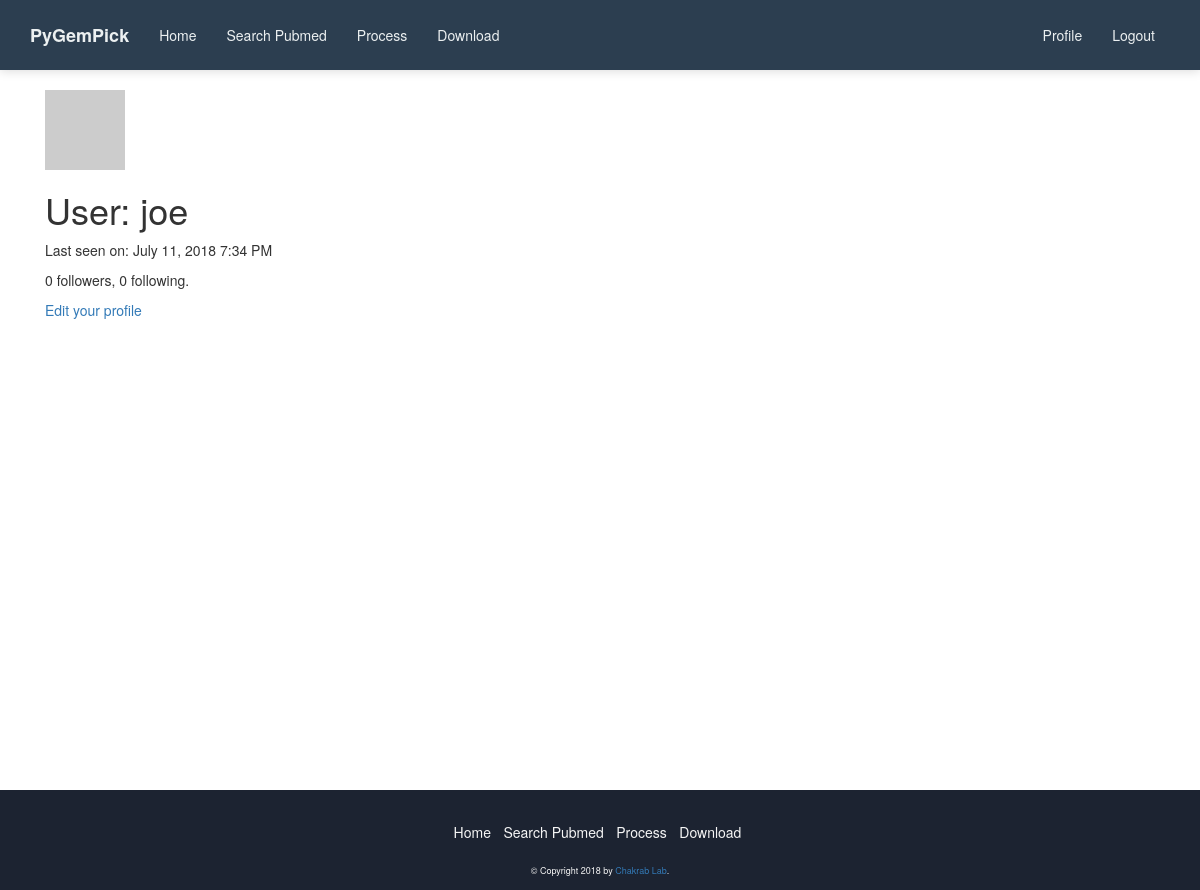
/user/joe (signed in), run on an earlier commit of the app's database.
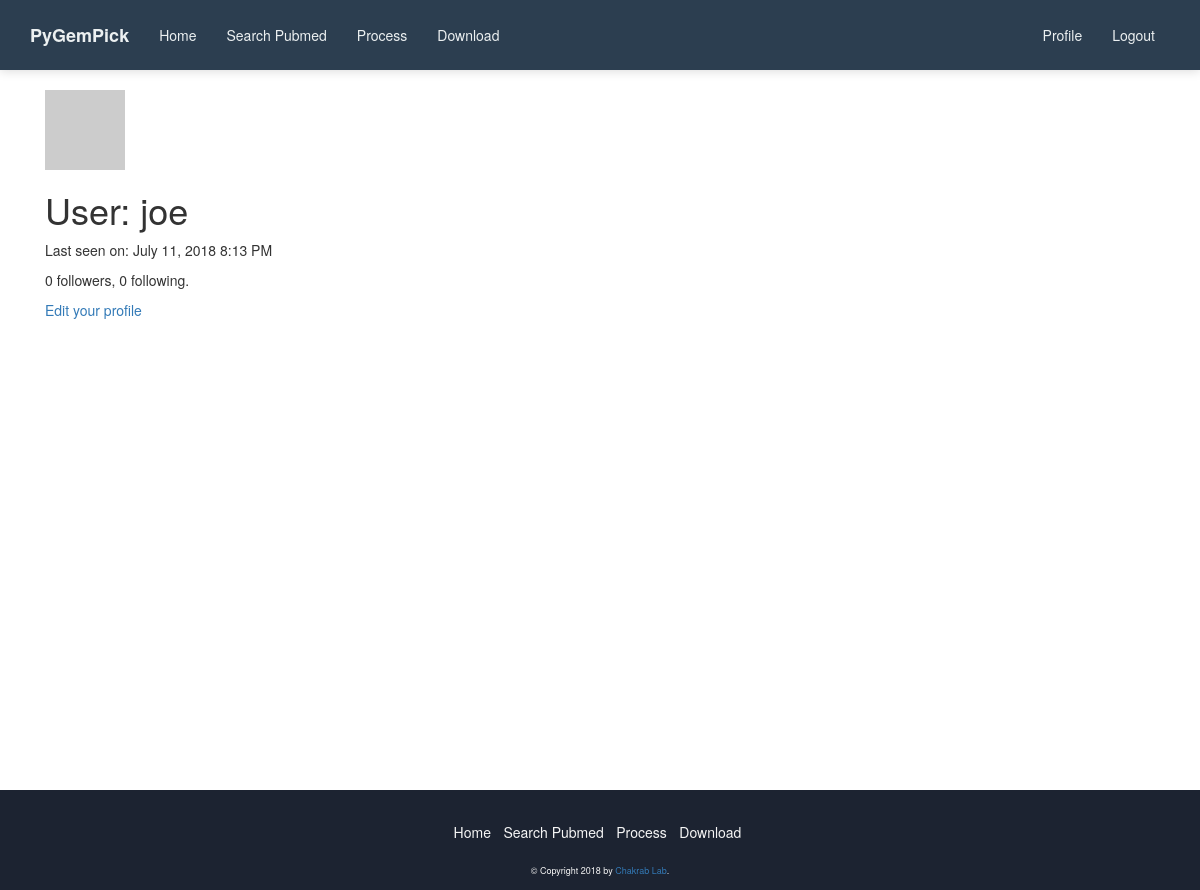
And on a later commit of the database.
### app/models.py (models this page shows, shortened)
class User(UserMixin, db.Model):
    id = db.Column(db.Integer, primary_key = True)
    username = db.Column(db.String(64), index=True, unique=True)
    email = db.Column(db.String(128), index=True, unique = True)
    password_hash = db.Column(db.String(128))
    posts = db.relationship('Post', backref='author', lazy='dynamic')
    zips = db.relationship('Process', backref='author', lazy='dynamic' )
    params = db.relationship('Paramas', backref='author', lazy='dynamic' )
    tasks = db.relationship('Task', backref='user', lazy='dynamic')
    notifications = db.relationship('Notification', backref='user',lazy='dynamic')
    recent_searchs =db.Column(db.String(140))
    about_me = db.Column(db.String(140))
    last_seen = db.Column(db.DateTime, default=datetime.utcnow)
    followed=db.relationship(
            'User', secondary=followers,
            primaryjoin=(followers.c.follower_id == id),
            secondaryjoin=(followers.c.followed_id == id),
            backref=db.backref('followers', lazy='dynamic'), lazy='dynamic')
    def avatar(self, size):
        digest=md5(self.email.lower().encode('utf-8')).hexdigest()
        return 'https://www.gravatar.com/avatar/{}?d=identicon&s={}'.format(
                digest, size)
    def followed_posts(self):
        followed = Post.query.join(
                followers, (followers.c.followed_id == Post.user_id)).filter(
                        followers.c.follower_id == self.id)
        own = Post.query.filter_by(user_id=self.id)
        return followed.union(own).order_by(Post.timestamp.desc())
    def get_tasks_in_progress(self):
        return Task.query.filter_by(user=self, complete=False).all()

### app/main/routes.py (the view)
@bp.route('/user/<username>') #has a dynamic component in it
@login_required
def user(username):
    user = User.query.filter_by(username=username).first_or_404()
    posts = current_user.followed_posts().all()
    return render_template('user.html', user=user, posts=posts)

### app/main/routes.py (called while the page is built)
@bp.before_request
def before_request():
    if current_user.is_authenticated:
        current_user.last_seen = datetime.utcnow()
        db.session.commit()

### app/models.py (called while the page is built)
@login.user_loader
def load_user(id):
    return User.query.get(int(id))

### app/templates/user.html (shortened to what this page needs)
{% extends "base.html" %}
{% block app_content %}
    <div class="container"
    <table class="table table-hover">
        <tr>
            <td width="256px"><img src="{{ user.avatar(256) }}"></td>
            <td> <h1>User: {{ user.username }}</h1>
            {% if user.last_seen %}<p> Last seen on: {{ moment(user.last_seen).format('LLL') }} </p> {% endif %}
            <p>{{ user.followers.count() }} followers, {{ user.followed.count() }} following.</p>
            {% if user == current_user %}
            <p><a href="{{ url_for('main.edit_profile') }}">Edit your profile</a></p>
            {% elif not current_user.is_following(user) %}
            <p><a href="{{ url_for('main.follow', username=user.username) }}">Follow</a></p>
            {% else %}
            <p><a href="{{ url_for('main.unfollow', username=user.username) }}">Unfollow</a></p>
            {% endif %}
            </td>
        </tr>
    </div>
{% endblock %}

### app/templates/base.html (shortened to what this page needs)
{% extends 'bootstrap/base.html' %}
{% block head %}
  <link rel="stylesheet" href="https://cdnjs.cloudflare.com/ajax/libs/font-awesome/4.7.0/css/font-awesome.min.css">
  {{ super() }}
{% endblock %}
{% block navbar %}
    <nav class="navbar navbar-default ">
        <div class="container">
            <div class="navbar-header">
                <a class="navbar-brand" href="{{ url_for('main.index') }}">PyGemPick</a>
            </div>
            <div class="collapse navbar-collapse" id="bs-example-navbar-collapse-1">
                <ul class="nav navbar-nav">
                    {% if current_user.is_anonymous %}
                    <li><a href="{{ url_for('auth.register') }}">Register</a></li>
                    {% else %}
                    <li><a href="{{ url_for('main.index') }}">Home</a></li>
                    <li><a href="{{ url_for('main.pubmed_search') }}">Search Pubmed</a></li>
                    <li><a href="{{ url_for('main.pygempick')}}"> Process</a></li>
                    <li><a href="{{ url_for('main.download')}}"> Download</a></li>
                    {% endif %}
                </ul>
                <ul class="nav navbar-nav navbar-right">
                    {% if current_user.is_anonymous %}
                    <li><a class="btn-success" href="{{ url_for('auth.login') }}">Login</a></li>
                    {% else %}
                    <li><a href="{{ url_for('main.user', username=current_user.username) }}">Profile</a></li>
                    <li><a href="{{ url_for('auth.logout') }}">Logout</a></li>
                    {% endif %}
                </ul>
            </div>
         </div>
         </nav>
{% endblock %}
{% block content %}
    <div class="container wrapper">
        {% block app_content %}{% endblock %}
    </div>
    <div class="push"></div>
    {% block footer %}
    <div id="footer" class="footer font-small unique-color-dark pt-4">
    <div class="container">
      <ul class="list-unstyled list-inline text-center py-2">
      {% if current_user.is_anonymous %}
        <li class="list-inline-item">
          <h5 class="mb-1">Register for free</h5>
        </li>
        <li class="list-inline-item">
          <a href="{{ url_for('auth.register') }}" class="btn btn-outline-white btn-rounded">Sign up!</a>
        </li>
      {% else %}
        <li class="list-inline-item">
          <a href="{{ url_for('main.index') }}"><h5 class="mb-1">Home</h5></a>
        </li>
        <li class="list-inline-item">
          <a href="{{ url_for('main.pubmed_search') }}"><h5 class="mb-1">Search Pubmed</h5></a>
        </li>
        <li class="list-inline-item">
          <a href="{{ url_for('main.pygempick')}}"><h5 class="mb-1"> Process</h5></a>
        </li>
        <li class="list-inline-item">
          <a href="{{ url_for('main.download')}}"><h5 class="mb-1"> Download</h5></a>
        </li>
      {% endif %}
      </ul>
    </div>
    <div class="footer-copyright text-center py-3">&copy; Copyright 2018 by <a href="#">Chakrab Lab</a>.
    </div>
    </div>
{% endblock %}
{% endblock %}

### app/templates/base.html (style rules this page uses)
:root { --blue: #007bff; --indigo: #6610f2; --purple: #6f42c1; --pink: #e83e8c; --red: #dc3545; --orange: #fd7e14; --yellow: #ffc107; --green: #28a745; --teal: #20c997; --cyan: #17a2b8; --white: #fff; --gray: #6c757d; --gray-dark: #343a40; --primary: #007bff; --secondary: #6c757d; --success: #28a745; --info: #17a2b8; --warning: #ffc107; --danger: #dc3545; --light: #f8f9fa; --dark: #343a40; --breakpoint-xs: 0; --breakpoint-sm: 576px; --breakpoint-md: 768px; --breakpoint-lg: 992px; --breakpoint-xl: 1200px; --font-family-sans-serif: -apple-system,BlinkMacSystemFont,"Segoe UI",Roboto,"Helvetica Neue",Arial,sans-serif,"Apple Color Emoji","Segoe UI Emoji","Segoe UI Symbol"; --font-family-monospace: SFMono-Regular,Menlo,Monaco,Consolas,"Liberation Mono","Courier New",monospace; }
.navbar-default { background-color: #2c3e50; border-color: transparent; border: 0; border-radius: 0; padding:10px 0; -webkit-box-shadow: 0 1px 10px 0 rgba(0,0,0,0.15); -moz-box-shadow: 0 1px 10px 0 rgba(0,0,0,0.15); box-shadow: 0 1px 10px 0 rgba(0,0,0,0.15); }
.navbar-default .navbar-brand { color: #ecf0f1; font-weight: 700; }
.navbar-default .navbar-nav>li>a { color: #ecf0f1; }
.navbar-default .navbar-collapse, .navbar-default .navbar-form { border-color: transparent; }
html, body { height: 100%; }
body { min-height: 100vh; background-size: cover; background-repeat: no-repeat; background-position: top center; }
.footer .list-unstyled > .list-inline-item > a { color: #f5f5f5 !important; background-color: transparent; }
.font-small { font-size: .9rem; }
.unique-color-dark { background-color: #1c2331!important; }
.text-center { text-align: center!important; }
.pb-2, .py-2 { padding-bottom: .5rem!important; }
.pt-2, .py-2 { padding-top: .5rem!important; }
.list-inline { padding-left: 0; list-style: none; }
.list-unstyled { padding-left: 0; list-style: none; }
.footer { position:fixed; height: 100px; width: 100% !important; clear:both; padding-top:20px; color: #f5f5f5 !important; bottom:0; }
.wrapper { min-height: 100%; height: 100%; margin: 0 auto -100px; }
.push { height: 100px; }

What changed in the data, as far as the page shows it:
changed User "joe": last_seen "July 11, 2018 7:34 PM" → "July 11, 2018 8:13 PM"
